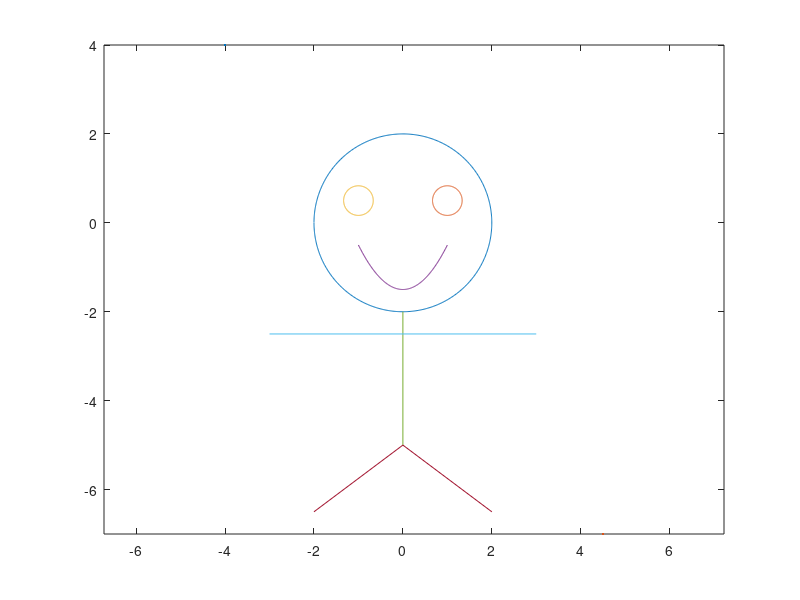

Here is the MATLAB script that generated this plot:
close, clear, clc


x =-pi:0.01:pi;
re = 2;
rp = 2;

plot(re*cos(x),rp*sin(x))
hold on
plot(1+(re*cos(x)/6),(0.5+rp*sin(x)/6));
plot(-1+(re*cos(x)/6),(0.5+rp*sin(x)/6));

b = -1:0.01:1;
bc = b.^2 - 1.5;
plot(b,bc);

corpo = [0 -2; 0 -5]
plot(corpo(:,1),corpo(:,2))

brac = [-3 -2.5;3 -2.5]
plot(brac(:,1),brac(:,2))

perna = [-2 -6.5; 0 -5; 2 -6.5]
plot(perna(:,1),perna(:,2))

plot (-4,4)
plot (4.5,-7)
axis equal